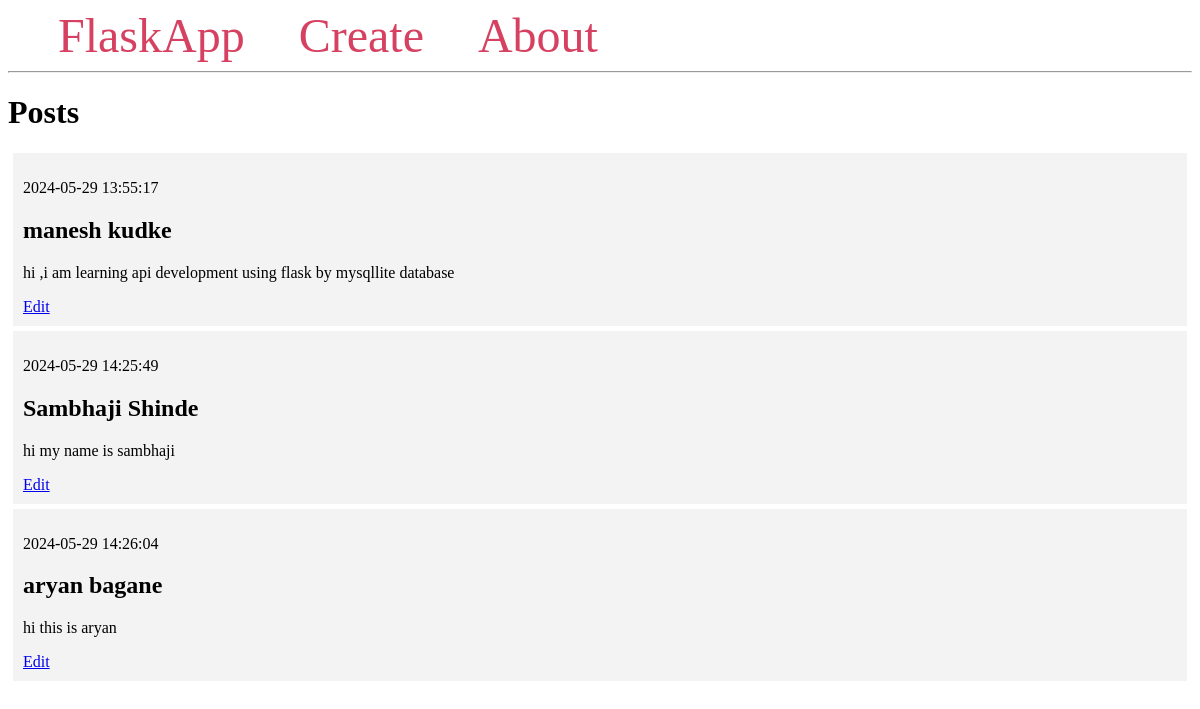
The page / on the database its author committed.
### tables this page shows
CREATE TABLE posts (
    id INTEGER PRIMARY KEY AUTOINCREMENT,
    created TIMESTAMP NOT NULL DEFAULT CURRENT_TIMESTAMP,
    title TEXT NOT NULL,
    content TEXT NOT NULL
);

### app.py (the view)
@app.route('/')
def index():
    conn = get_db_connection()
    posts = conn.execute('SELECT * FROM posts').fetchall()
    conn.close()
    return render_template('index.html', posts=posts)

### app.py (called while the page is built)
def get_db_connection():
    conn = sqlite3.connect('database.db')
    conn.row_factory = sqlite3.Row
    return conn

### templates/index.html
{% extends 'base.html' %}
{% block content %}
    <h1>{% block title %} Posts {% endblock %}</h1>
    {% for post in posts %}
        <div class='post'>
            <p>{{ post['created'] }}</p>
            <h2>{{ post['title'] }}</h2>
            <p>{{ post['content'] }}</p>
            <a href="{{ url_for('edit', id=post['id']) }}">Edit</a>
        </div>
    {% endfor %}
{% endblock %}

### templates/base.html (shortened to what this page needs)
<!DOCTYPE html>
<html lang="en">
<head>
</head>
<body>
    <nav>
        <a href="{{ url_for('index') }}">FlaskApp</a>
        <a href="{{ url_for('create') }}">Create</a>
        <a href="#">About</a>
    </nav>
    <hr>
    <div class="content">
        {% block content %} {% endblock %}
    </div>
</body>
</html>

### templates/base.html (style rules this page uses)
.post { padding: 10px; margin: 5px; background-color: #f3f3f3 }
nav a { color: #d64161; font-size: 3em; margin-left: 50px; text-decoration: none; }

### rows shown on the page
posts: created "2024-05-29 13:55:17", title "manesh kudke", content "hi ,i am learning api development using flask by mysqllite database"
posts: created "2024-05-29 14:25:49", title "Sambhaji Shinde", content "hi my name is sambhaji"
posts: created "2024-05-29 14:26:04", title "aryan bagane", content "hi this is aryan"
